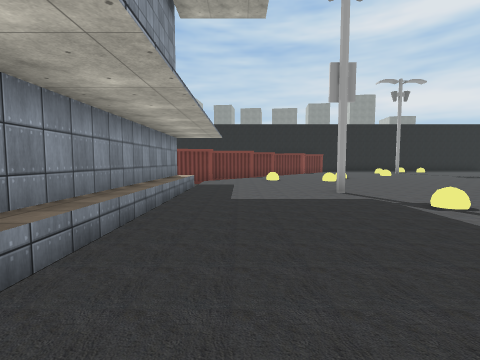
View 1 (above)

20 first-person views from a walk through a scene from a Unity 3-D project. The camera is 1.4 m above the floor, tilts 4° down and sees 85° across. The floor is counted in squares, 2 m on a side. Each view is taken from the middle of a square. On the plan, view 1 faces up. The plan holds only what a view shows up to about 9 squares ahead; the rest is blank. The place goes on beyond the plan. Some animated figures are left out. Some surface patterns are stand-ins.

View 2
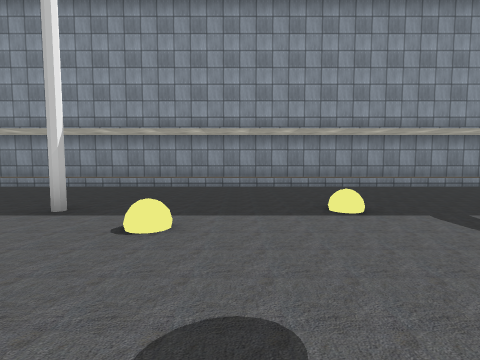

View 3
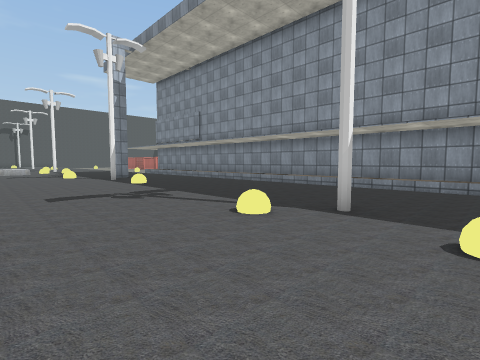

View 4
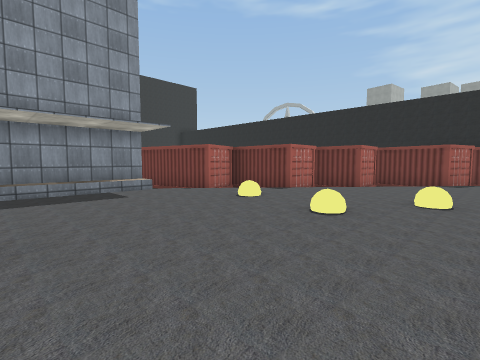

View 5
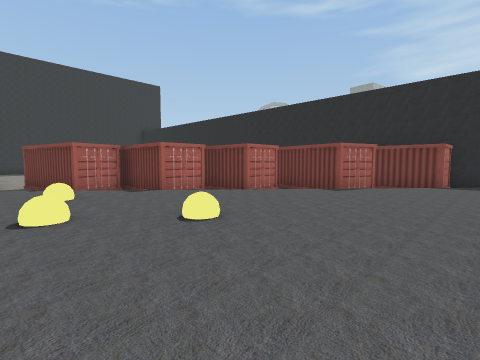

View 6
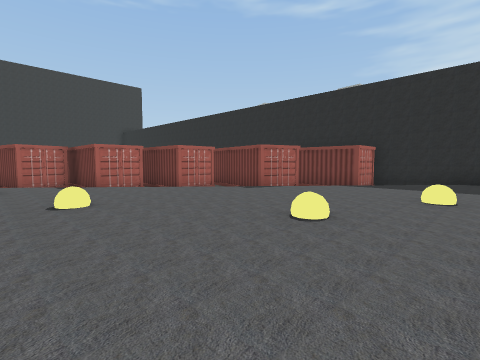

View 7
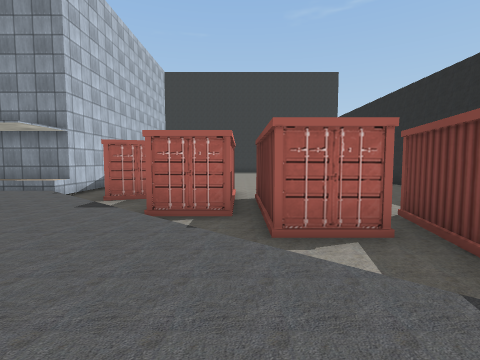

View 8
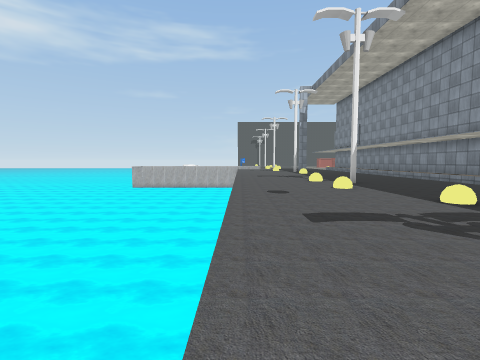

View 9
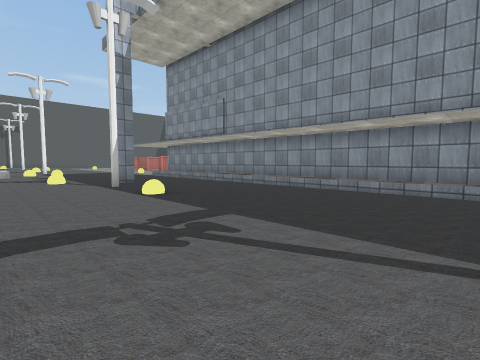

View 10
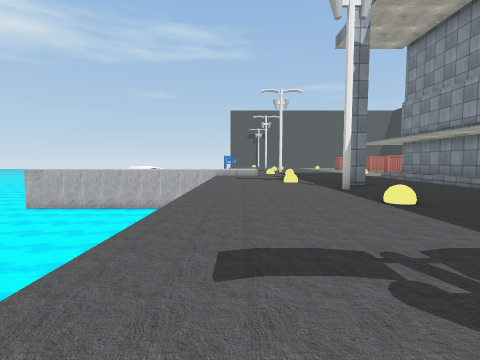

View 11
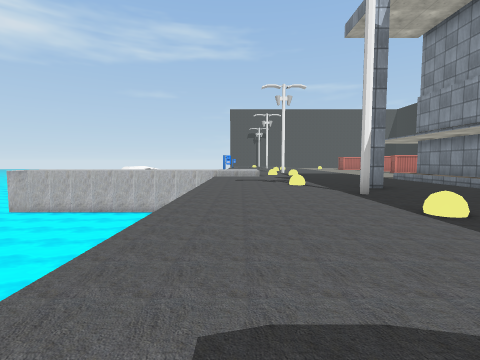

View 12
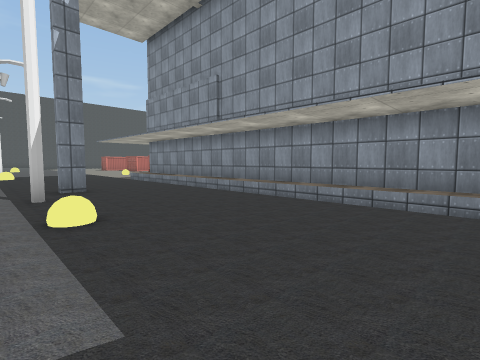

View 13
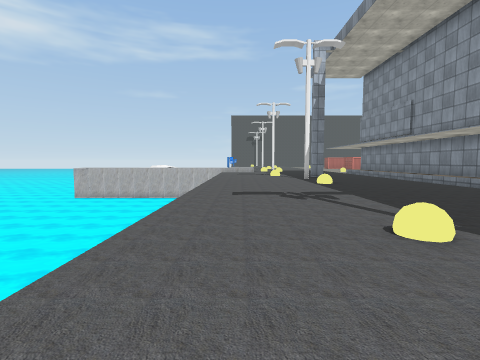

View 14
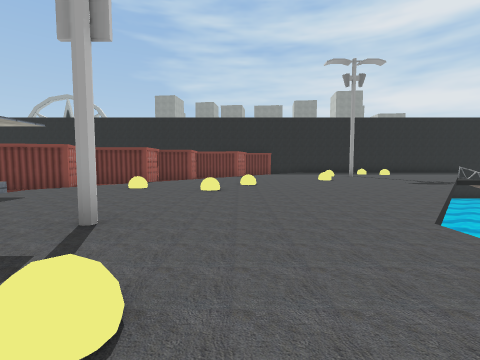

View 15
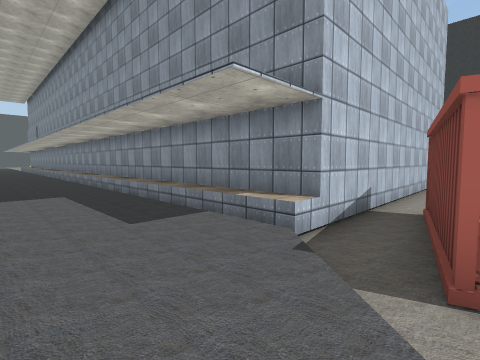

View 16
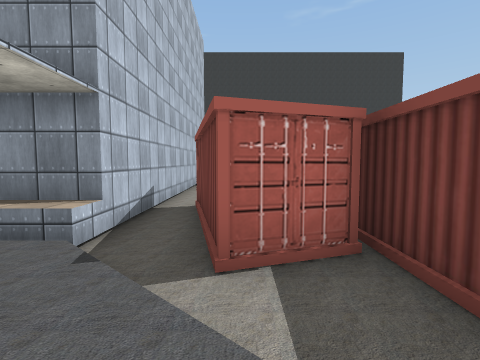

View 17
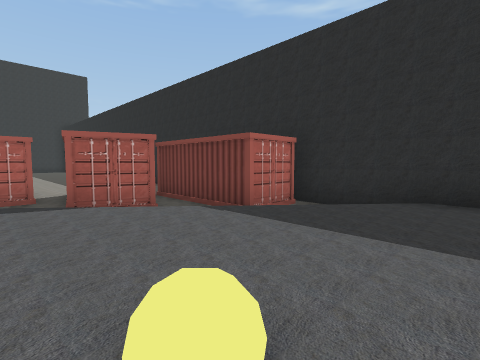

View 18
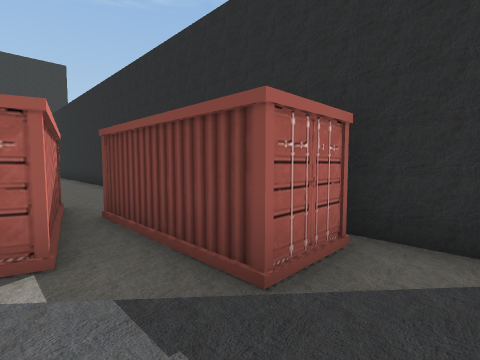

View 19
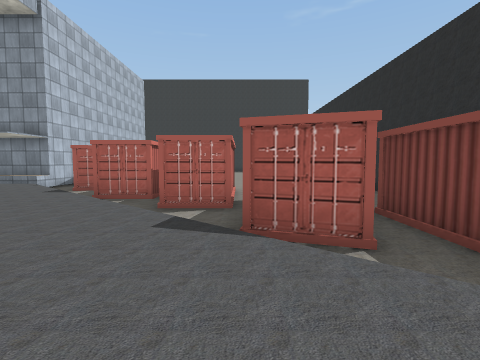

View 20
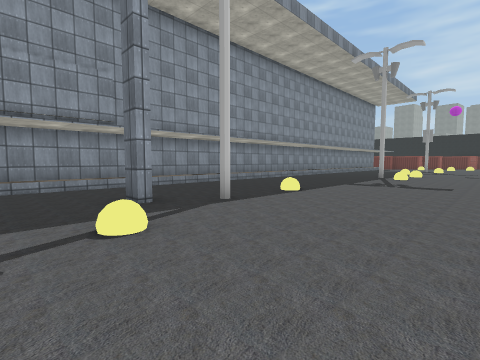

### Floor plan
Key: @ floor where view 1 was taken; # wall or solid block; . main floor; - floor 0.5 m lower than the main floor; / step, stairs or slope; = window, fence, low wall or low ledge; ≈ water the walk keeps out of; ^ raised ledge; C container.
Columns run from 9 left of view 1 to 9 right of it. Each row starts with its distance up from view 1.
 21         #      ####
 20       ----    C--/.
 19       -----CCCCC/..
 18        ---CC---/...
 17        ---CCCC/....
 16        -CCCCCC.....
 15          CCC-....=.
 14       -CCC--/......
 13       CCCC-/....=..
 12        C--/........
 11       CCC/...=.....
 10   ---C--/.=........
  9 #######^....=.....≈
  8        #.........≈
  7        #........≈
  6        #...#....≈
  5        #........
  4        #....=...
  3        #........
  2        #........≈≈≈
  1        #........≈≈≈
  0        #.@.=....≈≈≈
 -1        #........≈≈≈
 -2        #....=...≈≈≈
 -3        #........≈≈≈
 -4        #...#....≈≈≈
 -5        #....=...
 -6        #........
 -7        #........  ≈
 -8        #........  ≈
 -9        #........  ≈
-10        #........  ≈
-11        #...=....  ≈
-12        #........  ≈
-13        #...#....  ≈
-14        #..#.....  ≈
-15        #....=...  ≈
-16        #........  ≈

Where each view was taken, in squares from view 1:
view 1: 0 up, 0 right, facing up
view 2: 1 down, 6 right, facing left
view 3: 2 down, 6 right, facing down-left
view 4: 6 up, 5 right, facing up-left
view 5: 9 up, 7 right, facing up-left
view 6: 10 up, 9 right, facing up-left
view 7: 14 up, 5 right, facing left
view 8: 5 up, 6 right, facing down
view 9: 5 down, 5 right, facing down-left
view 10: 6 down, 5 right, facing down
view 11: 7 down, 5 right, facing down
view 12: 7 down, 3 right, facing down-left
view 13: 2 down, 5 right, facing down
view 14: 3 up, 4 right, facing up
view 15: 11 up, 1 right, facing down-left
view 16: 11 up, 1 right, facing left
view 17: 15 up, 9 right, facing up-left
view 18: 17 up, 7 right, facing up-left
view 19: 16 up, 7 right, facing left
view 20: 16 down, 6 right, facing up-left
